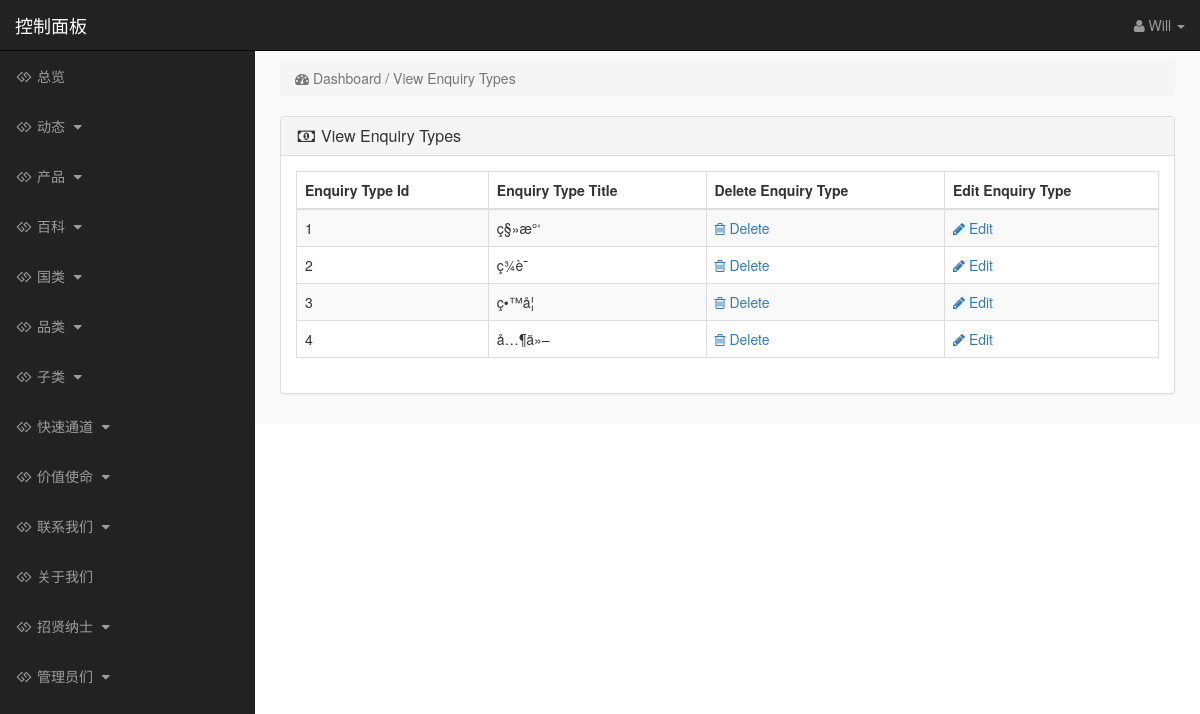
The app's page /admin_area/index.php?view_enquiry (signed in) with its own data.
### tables this page shows
CREATE TABLE `enquiry_types` (
  `enquiry_id` int(10) NOT NULL,
  `enquiry_title` varchar(255) NOT NULL
);

### admin_area/view_enquiry.php (the view)
<?php
if(!isset($_SESSION['admin_email'])){
echo "<script>window.open('login.php','_self')</script>";
}
else {
?>
<div class="row" >
<div class="col-lg-12" >
<ol class="breadcrumb">
<li class="active">
<i class="fa fa-dashboard" ></i> Dashboard / View Enquiry Types
</li>
</ol>
</div>
</div>
<div class="row">
<div class="col-lg-12">
<div class="panel panel-default">
<div class="panel-heading">
<h3 class="panel-title">
<i class="fa fa-money fa-fw"></i> View Enquiry Types
</h3>
</div>
<div class="panel-body">
<div class="table-responsive">
<table class="table table-bordered table-hover table-striped">
<thead>
<tr>
<th>Enquiry Type Id</th>
<th>Enquiry Type Title</th>
<th>Delete Enquiry Type</th>
<th>Edit Enquiry Type</th>
</tr>
</thead>
<tbody>
<?php
$i = 0;
$get_enquiry_types = "select * from enquiry_types";
$run_enquiry_types = mysqli_query($con,$get_enquiry_types);
while($row_enquiry_types = mysqli_fetch_array($run_enquiry_types)){
$enquiry_id = $row_enquiry_types['enquiry_id'];
$enquiry_title = $row_enquiry_types['enquiry_title'];
$i++;
?>
<tr>
<td> <?php echo $i; ?> </td>
<td> <?php echo $enquiry_title; ?> </td>
<td>
<a href="index.php?delete_enquiry=<?php echo $enquiry_id; ?>">
<i class="fa fa-trash-o"> </i> Delete
</a>
</td>
<td>
<a href="index.php?edit_enquiry=<?php echo $enquiry_id; ?>">
<i class="fa fa-pencil"> </i> Edit
</a>
</td>
</tr>
<?php } ?>
</tbody>
</table>
</div>
</div>
</div>
</div>
</div>
<?php } ?>

### admin_area/includes/sidebar.php (shortened to what this page needs)
<?php
if (!isset($_SESSION['admin_email'])) {
    echo "<script>window.open('login.php','_self')</script>";
} else {
    ?>
    <nav class="navbar navbar-inverse navbar-fixed-top">
        <div class="navbar-header">
            <a class="navbar-brand" href="index.php?dashboard">控制面板</a>
        </div>
        <ul class="nav navbar-right top-nav">
            <li class="dropdown">
                <a href="#" class="dropdown-toggle" data-toggle="dropdown">
                    <i class="fa fa-user"></i>
                    <?php echo $admin_name; ?> <b class="caret"></b>
                </a>
            </li>
        </ul>
        <div class="collapse navbar-collapse navbar-ex1-collapse">
            <ul class="nav navbar-nav side-nav">
                <li>
                    <a href="index.php?dashboard">
                        <i class="fa fa-fw fa-gg"></i> 总览
                    </a>
                </li>
                <li>
                    <a href="#" data-toggle="collapse" data-target="#posts">
                        <i class="fa fa-fw fa-gg"></i> 动态
                        <i class="fa fa-fw fa-caret-down"></i>
                    </a>
                </li>
                <li>
                    <a href="#" data-toggle="collapse" data-target="#products">
                        <i class="fa fa-fw fa-gg"></i> 产品
                        <i class="fa fa-fw fa-caret-down"></i>
                    </a>
                </li>
                <li>
                    <a href="#" data-toggle="collapse" data-target="#wiki">
                        <i class="fa fa-fw fa-gg"></i> 百科
                        <i class="fa fa-fw fa-caret-down"></i>
                    </a>
                </li>
                <li>
                    <a href="#" data-toggle="collapse" data-target="#manufacturers">
                        <i class="fa fa-fw fa-gg"></i> 国类
                        <i class="fa fa-fw fa-caret-down"></i>
                    </a>
                </li>
                <li>
                    <a href="#" data-toggle="collapse" data-target="#p_cat">
                        <i class="fa fa-fw fa-gg"></i> 品类
                        <i class="fa fa-fw fa-caret-down"></i>
                    </a>
                </li>
                <li>
                    <a href="#" data-toggle="collapse" data-target="#cat">
                        <i class="fa fa-fw fa-gg"></i> 子类
                        <i class="fa fa-fw fa-caret-down"></i>
                    </a>
                </li>
                <li>
                    <a href="#" data-toggle="collapse" data-target="#express_entry">
                        <i class="fa fa-fw fa-gg"></i> 快速通道
                        <i class="fa fa-fw fa-caret-down"></i>
                    </a>
                </li>
                <li>
                    <a href="#" data-toggle="collapse" data-target="#services">
                        <i class="fa fa-fw fa-gg"></i> 价值使命
                        <i class="fa fa-fw fa-caret-down"></i>
                    </a>
                </li>
                <li>
                    <a href="#" data-toggle="collapse" data-target="#contact_us">
                        <i class="fa fa-fw fa-gg"> </i> 联系我们
                        <i class="fa fa-fw fa-caret-down"></i>
                    </a>
                </li>
                <li>
                    <a href="index.php?edit_about_us">
                        <i class="fa fa-fw fa-gg"></i> 关于我们
                    </a>
                </li>
                <li>
                    <a href="#" data-toggle="collapse" data-target="#terms">
                        <i class="fa fa-fw fa-gg"></i> 招贤纳士
                        <i class="fa fa-fw fa-caret-down"></i>
                    </a>
                </li>
                <li>
                    <a href="#" data-toggle="collapse" data-target="#users">
                        <i class="fa fa-fw fa-gg"></i> 管理员们
                        <i class="fa fa-fw fa-caret-down"></i>
                    </a>
                </li>
            </ul>
        </div>
    </nav>
<?php } ?>

### admin_area/css/style.css (style rules this page uses)
body { margin-top:100px; }
@media (min-width: 768px) { body { margin-top:50px; } }
.top-nav { padding:0 15px; }
.top-nav>li { display:inline-block; float:left; }
.top-nav>li>a { padding-top:15px; padding-bottom:15px; line-height:20px; color:#999; }
@media (min-width: 768px) { .side-nav { position:fixed; top:51px; width:255px; border-radius:0; overflow-y:auto; background-color: #222; bottom:0; overflow-x:hidden; padding-bottom:40px; } }
@media (min-width: 768px) { .side-nav>li>a { width:255px; } }
.panel-body { border-radius:5px; }

### records on screen
enquiry_types: enquiry_title "ç§»æ°‘"
enquiry_types: enquiry_title "ç­¾è¯"
enquiry_types: enquiry_title "ç•™å­¦"
enquiry_types: enquiry_title "å…¶ä»–"

### other values on screen
$admin_name "Will"
